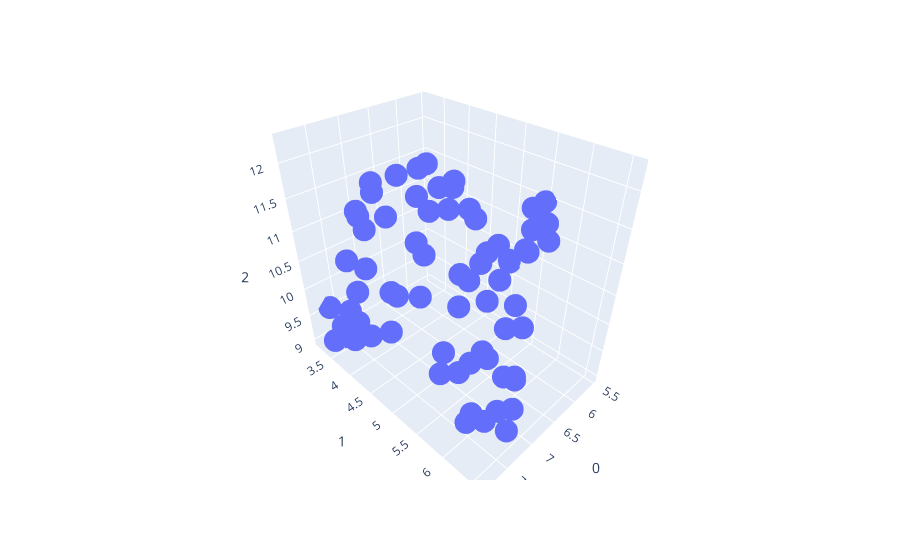

The notebook cell saved with this chart:
### Markdown cell above
#### 3D Projection

### Code cell
umapper_3d= UMAP(n_components= 3, init= 'random', random_state=0, metric='cosine')
proj_3d= umapper_3d.fit_transform(corpusEmb_arr)
fig_3d= px.scatter_3d(proj_3d, x=0, y=1, z=2)
fig_3d.show()
